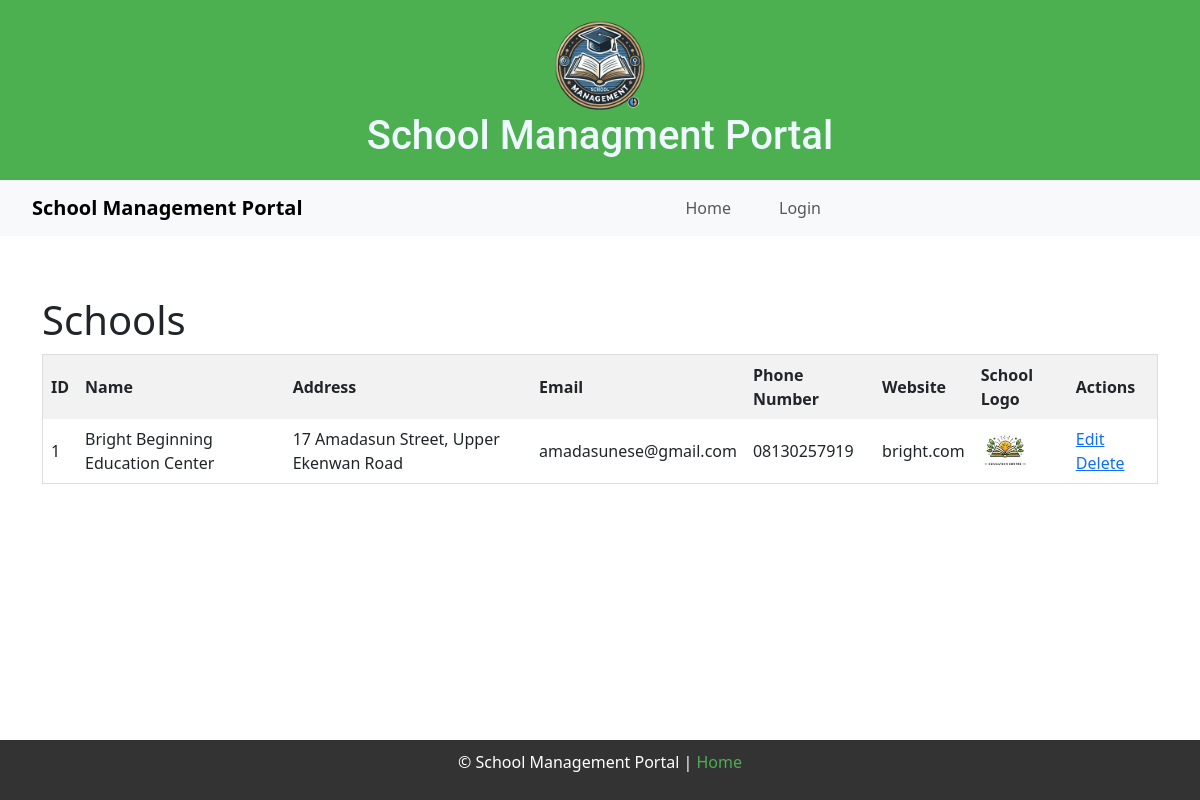
Page /schools on the committed database.
### models.py (models this page shows)
class School(db.Model):
    __tablename__ = 'schools'
    id = db.Column(db.Integer, primary_key=True)
    name = db.Column(db.String(100), unique=True, nullable=False)
    registration_code = db.Column(db.String(50), unique=True, nullable=False) # New!
    address = db.Column(db.String(255), nullable=True)
    email = db.Column(db.String(100), unique=True, nullable=False)
    phone_number = db.Column(db.String(15), nullable=True)
    website = db.Column(db.String(100), nullable=True)
    school_logo = db.Column(db.String(255), nullable=True)
    users = db.relationship('User', backref='school', lazy=True, cascade="all, delete-orphan")
    students = db.relationship('Student', backref='school', lazy=True, cascade="all, delete-orphan")
    teachers = db.relationship('Teacher', backref='school', lazy=True, cascade="all, delete-orphan")
    classes = db.relationship('Class', backref='school', lazy=True, cascade="all, delete-orphan")
    subjects = db.relationship('Subject', backref='school', lazy=True, cascade="all, delete-orphan")
    fee_components = db.relationship('FeeComponent', backref='school', lazy=True, cascade="all, delete-orphan")
    assessment_types = db.relationship('AssessmentType', backref='school', lazy=True, cascade="all, delete-orphan")

### routes.py (the view)
@main.route('/schools')
def schools():
    schools = School.query.all()
    return render_template('schools.html', schools=schools)

### main.py (called while the page is built)
@app.before_request
def before_request():
    g.current_user = current_user

### routes.py (called while the page is built)
@main.before_request
def load_school_details():
    if current_user.is_authenticated:
        if 'school_name' not in session or 'school_logo' not in session:
            school = School.query.get(current_user.school_id)
            if school:
                g.school_name = school.name
                g.school_logo = school.school_logo if school.school_logo else 'static/uploads/default-logo.png'
                session['school_name'] = g.school_name
                session['school_logo'] = g.school_logo  # Store in session
        else:
            g.school_name = session['school_name']
            g.school_logo = session['school_logo']
    else:
        g.school_name = "School Management Portal"
        g.school_logo = "uploads/default-logo.png"

### templates/schools.html
{% extends "base.html" %}
{% block content %}
    <h1>Schools</h1>
    <table border="1">
        <thead>
            <tr>
                <th>ID</th>
                <th>Name</th>
                <th>Address</th>
                <th>Email</th>
                <th>Phone Number</th>
                <th>Website</th>
                <th>School Logo</th>
                <th>Actions</th>
            </tr>
        </thead>
        <tbody>
            {% for school in schools %}
            <tr>
                <td>{{ school.id }}</td>
                <td>{{ school.name }}</td>
                <td>{{ school.address }}</td>
                <td>{{ school.email }}</td>
                <td>{{ school.phone_number }}</td>
                <td>{{ school.website }}</td>
                <td>
                    {% if school.school_logo %}  <img src="{{ url_for('main.uploaded_file', filename=school.school_logo) }}" alt="School Logo" width="50">
                    {% else %}
                        No Logo
                    {% endif %}
                </td>
                <td>
                    <a href="{{ url_for('main.edit_school', id=school.id) }}">Edit</a>
                    <a href="{{ url_for('main.delete_school', id=school.id) }}" onclick="return confirm('Are you sure?')">Delete</a>
                </td>
            </tr>
            {% endfor %}
        </tbody>
    </table>
{% endblock %}

### static/style.css (style rules this page uses)
html, body { margin: 0; padding: 0; height: 100%; font-family: Arial, sans-serif; display: flex; flex-direction: column; }
table { width: 100%; border-collapse: collapse; margin-top: 10px; }
table, th, td { border: 1px solid #ddd; padding: 8px; }
th { background-color: #f2f2f2; font-weight: bold; }

### rows in the picture
School: id "1", name "Bright Beginning Education Center", address "17 Amadasun Street, Upper Ekenwan Road", email "amadasunese@gmail.com", phone_number "08130257919", website "bright.com", school_logo (picture)

### other values in the picture
{{ g.school_name }} "School Management Portal"
